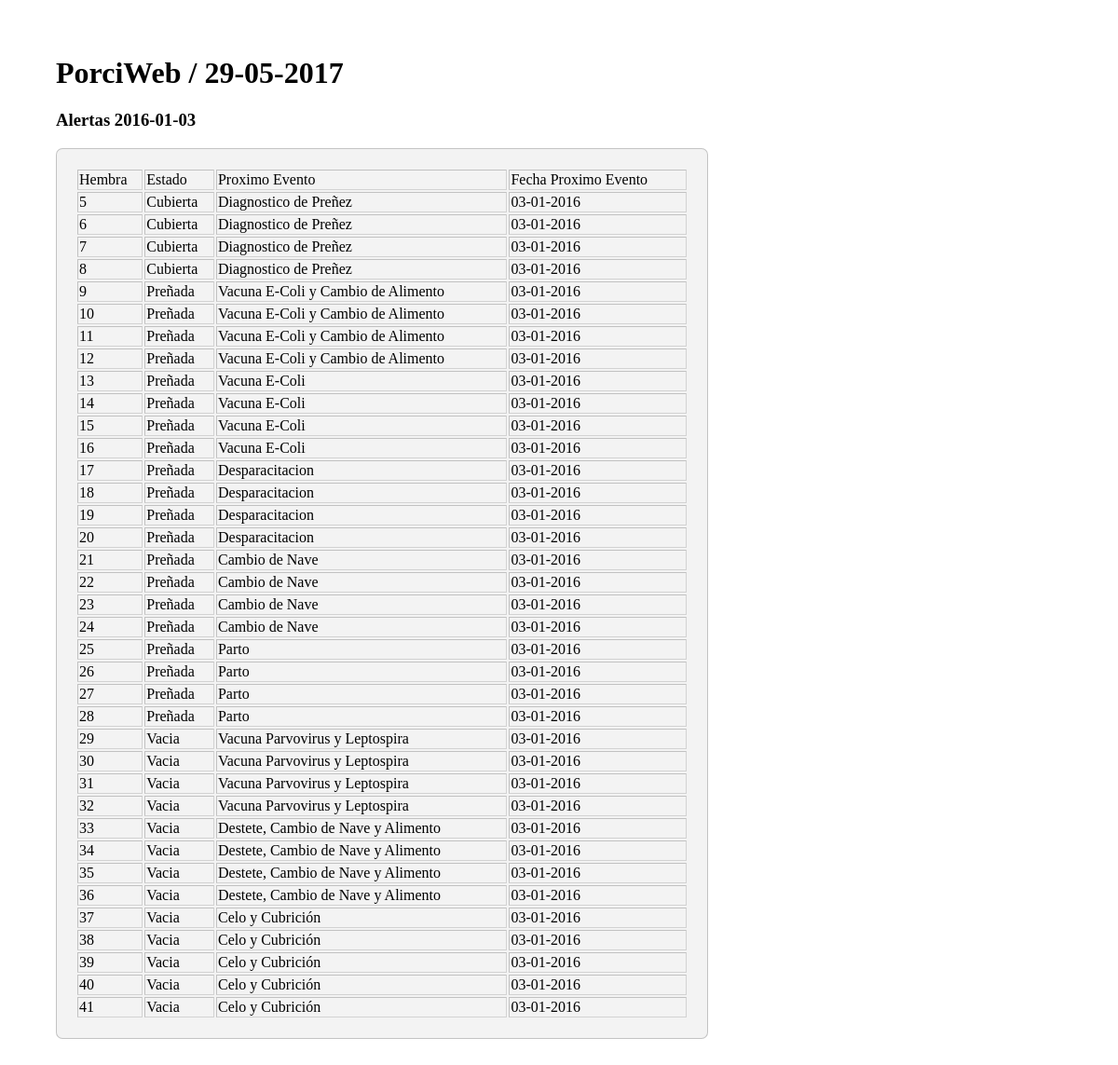
Page /informes/alertas.php?par=2016-01-03 on the committed database.
### tables this page shows
CREATE TABLE `alarmas` (
  `idalarma` int(11) NOT NULL,
  `fecha` date NOT NULL,
  `idhembra` int(11) DEFAULT NULL,
  `estado` text NOT NULL,
  `idproxeven` int(11) NOT NULL,
  `proxevento` text NOT NULL,
  `fproxevento` date NOT NULL,
  `Eventorealizado` text NOT NULL
);

### informes/alertas.php (the view, shortened to what this page needs)
<?php
$fecha= date("d-m-Y");
$par=$_GET['par'];
    $sql=mysql_query("SELECT * FROM alarmas WHERE fproxevento='$par' AND eventorealizado='No' AND idproxeven>0");
?>
<html lang="es">
	<head>
		<link rel="stylesheet" href="css/dom.css">
    </head>
    <body>
<h1>PorciWeb / <?php echo $fecha ?></h1>
<h3>Alertas <?php echo $par ?></h3>
<table border="1">
 <tr>
     <td>Hembra</td>
     <td>Estado</td>
     <td>Proximo Evento</td>
     <td>Fecha Proximo Evento</td>
 </tr>
 <?php
 while($fila=mysql_fetch_array($sql)){
 ?>
 <tr>
     <td><?php echo $fila[2]; ?></td>
     <td><?php echo $fila[3]; ?></td>
     <td><?php echo $fila[5]; ?></td>
     <td><?php echo $fila[6]=date('d-m-Y',strtotime($fila[6])); ?></td>
 </tr>
 <?php
 }
 ?>
</table><br>

### css/dom.css (style rules this page uses)
body { margin: 60px; }
table { width: 100%; max-width: 700px; max-height: 1000px; background: #F3F3F3; padding: 20px; border: 1px solid rgba(0,0,0,0.2); border-radius: 7px; }

### rows in the picture
alarmas: idhembra "5", estado "Cubierta", proxevento "Diagnostico de Preñez", fila "03-01-2016"
alarmas: idhembra "6", estado "Cubierta", proxevento "Diagnostico de Preñez", fila "03-01-2016"
alarmas: idhembra "7", estado "Cubierta", proxevento "Diagnostico de Preñez", fila "03-01-2016"
alarmas: idhembra "8", estado "Cubierta", proxevento "Diagnostico de Preñez", fila "03-01-2016"
alarmas: idhembra "9", estado "Preñada", proxevento "Vacuna E-Coli y Cambio de Alimento", fila "03-01-2016"
alarmas: idhembra "10", estado "Preñada", proxevento "Vacuna E-Coli y Cambio de Alimento", fila "03-01-2016"
alarmas: idhembra "11", estado "Preñada", proxevento "Vacuna E-Coli y Cambio de Alimento", fila "03-01-2016"
alarmas: idhembra "12", estado "Preñada", proxevento "Vacuna E-Coli y Cambio de Alimento", fila "03-01-2016"
alarmas: idhembra "13", estado "Preñada", proxevento "Vacuna E-Coli", fila "03-01-2016"
alarmas: idhembra "14", estado "Preñada", proxevento "Vacuna E-Coli", fila "03-01-2016"
alarmas: idhembra "15", estado "Preñada", proxevento "Vacuna E-Coli", fila "03-01-2016"
alarmas: idhembra "16", estado "Preñada", proxevento "Vacuna E-Coli", fila "03-01-2016"
alarmas: idhembra "17", estado "Preñada", proxevento "Desparacitacion", fila "03-01-2016"
alarmas: idhembra "18", estado "Preñada", proxevento "Desparacitacion", fila "03-01-2016"
alarmas: idhembra "19", estado "Preñada", proxevento "Desparacitacion", fila "03-01-2016"
alarmas: idhembra "20", estado "Preñada", proxevento "Desparacitacion", fila "03-01-2016"
alarmas: idhembra "21", estado "Preñada", proxevento "Cambio de Nave", fila "03-01-2016"
alarmas: idhembra "22", estado "Preñada", proxevento "Cambio de Nave", fila "03-01-2016"
alarmas: idhembra "23", estado "Preñada", proxevento "Cambio de Nave", fila "03-01-2016"
alarmas: idhembra "24", estado "Preñada", proxevento "Cambio de Nave", fila "03-01-2016"
alarmas: idhembra "25", estado "Preñada", proxevento "Parto", fila "03-01-2016"
alarmas: idhembra "26", estado "Preñada", proxevento "Parto", fila "03-01-2016"
alarmas: idhembra "27", estado "Preñada", proxevento "Parto", fila "03-01-2016"
alarmas: idhembra "28", estado "Preñada", proxevento "Parto", fila "03-01-2016"
alarmas: idhembra "29", estado "Vacia", proxevento "Vacuna Parvovirus y Leptospira", fila "03-01-2016"
alarmas: idhembra "30", estado "Vacia", proxevento "Vacuna Parvovirus y Leptospira", fila "03-01-2016"
alarmas: idhembra "31", estado "Vacia", proxevento "Vacuna Parvovirus y Leptospira", fila "03-01-2016"
alarmas: idhembra "32", estado "Vacia", proxevento "Vacuna Parvovirus y Leptospira", fila "03-01-2016"
alarmas: idhembra "33", estado "Vacia", proxevento "Destete, Cambio de Nave y Alimento", fila "03-01-2016"
alarmas: idhembra "34", estado "Vacia", proxevento "Destete, Cambio de Nave y Alimento", fila "03-01-2016"
alarmas: idhembra "35", estado "Vacia", proxevento "Destete, Cambio de Nave y Alimento", fila "03-01-2016"
alarmas: idhembra "36", estado "Vacia", proxevento "Destete, Cambio de Nave y Alimento", fila "03-01-2016"
alarmas: idhembra "37", estado "Vacia", proxevento "Celo y Cubrición", fila "03-01-2016"
alarmas: idhembra "38", estado "Vacia", proxevento "Celo y Cubrición", fila "03-01-2016"
alarmas: idhembra "39", estado "Vacia", proxevento "Celo y Cubrición", fila "03-01-2016"
alarmas: idhembra "40", estado "Vacia", proxevento "Celo y Cubrición", fila "03-01-2016"
alarmas: idhembra "41", estado "Vacia", proxevento "Celo y Cubrición", fila "03-01-2016"

### other values in the picture
$par "2016-01-03"
